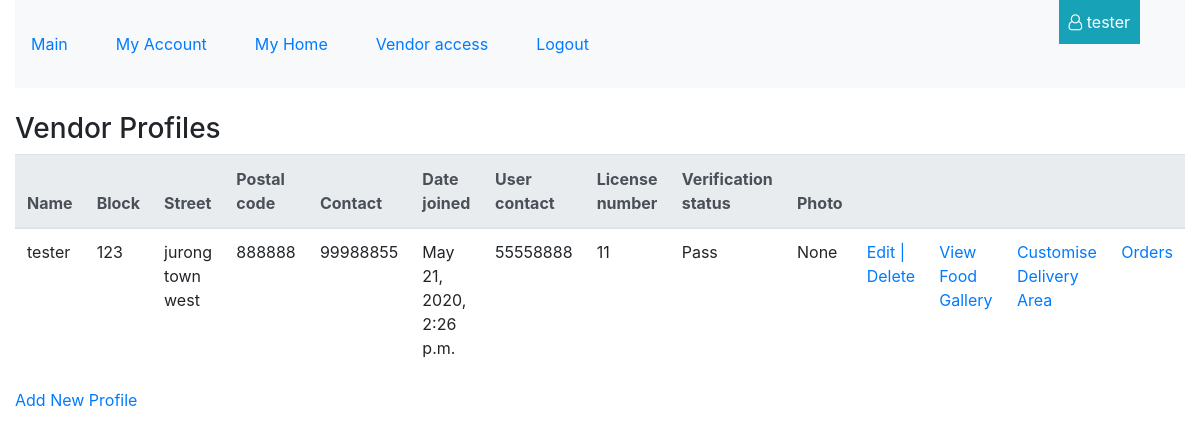
The app's page /vendor/profiles (signed in), older data.
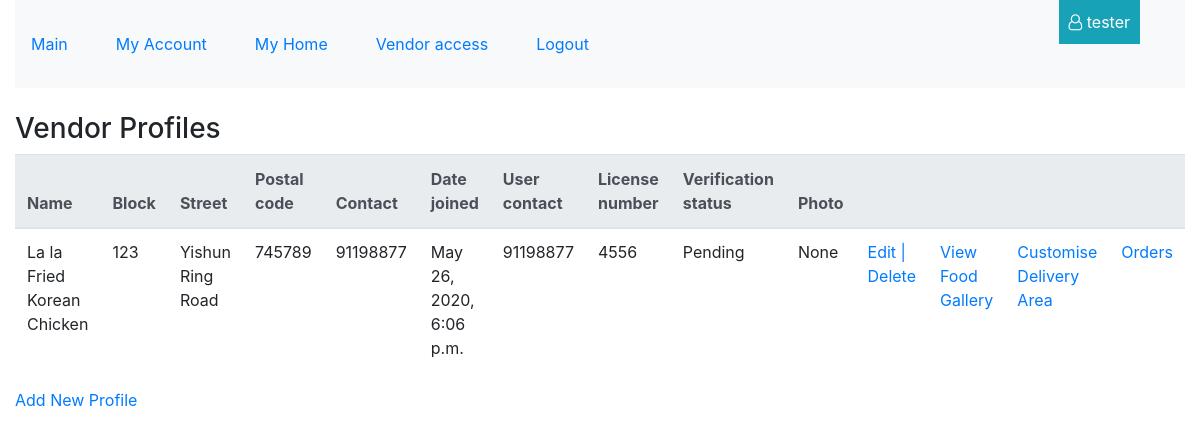
The same page, newer data.
### vendor/models.py (models this page shows, shortened)
class Vendor(models.Model):
    category = models.ManyToManyField(Category)
    postal_code = models.PositiveIntegerField( null=False, blank=False)
    name = models.CharField( max_length=100, null=False, blank=False)
    block = models.PositiveSmallIntegerField( null=False, blank=False)
    street = models.CharField(max_length=254, null=False, blank=False)
    contact = models.PositiveIntegerField(validators=[MinValueValidator(10000000), MaxValueValidator(99999999)], null=False, blank=False)
    date_joined = models.DateTimeField(auto_now_add=True)
    user = models.ForeignKey(User, null=True, on_delete=models.SET_NULL)
    user_contact = models.PositiveIntegerField(validators=[MinValueValidator(10000000), MaxValueValidator(99999999)], null=False, blank=False)
    license_number = models.CharField(max_length=10, null=False, blank=False)
    license_check = models.BooleanField(default=False)
    photo_url=models.URLField(max_length=1024, null=True, blank=True)
    vendordeliverytown = models.ManyToManyField(VendorDeliveryTown)
    vendordeliverypostal = models.ManyToManyField(VendorDeliveryPostal)

### vendor/views.py (the view)
# urls.py: path('profiles', vendor.views.view_vendor_profiles, name='view_vendor_profiles_route'),
@login_required
def view_vendor_profiles(request):
    vendor_profiles = Vendor.objects.filter(user=request.user)
    username = request.user.username
    return render(request, "vendor/vendor_profiles.html", {
            "vendor_profiles": vendor_profiles,
            "username": username
    })

### vendor/templates/vendor/vendor_profiles.html (shortened to what this page needs)
{% extends 'base_template.html' %}
{%block content%}
<br>
<h3> Vendor Profiles </h3>
    <table class="table table-hover table-responsive-lg">
        <tr>
            <thead class="thead-light">
                <th>Name</th>
                <th>Block</th>
                <th>Street</th>
                <th>Postal code</th>
                <th>Contact </th>
                <th>Date joined </th>
                <th>User contact </th>
                <th>License number </th>
                <th>Verification status </th>
                <th> Photo </th>
                <th> &nbsp; </th>
                <th> &nbsp; </th>
                <th> &nbsp; </th>
                <th> &nbsp; </th>
            </thead>
        </tr>
        {%for j in vendor_profiles %}
            <tr>
                <td> {{j.name}} </td>
                <td> {{j.block}} </td>
                <td> {{j.street}} </td>
                <td> {{j.postal_code}} </td>
                <td> {{j.contact}} </td>
                <td> {{j.date_joined}} </td>
                <td> {{j.user_contact}} </td>
                <td> {{j.license_number}} </td>
                <td> {% if j.license_check %} Pass {%else%} Pending {%endif%} </td>
                <td> {{j.photo_url}} </td>
                <td> <a href="{% url 'edit_vendor_profile_route' vendor_profile_id=j.id %}"> Edit | </a>
                    <a href="{% url 'delete_vendor_profile_route' vendor_profile_id=j.id %}">Delete</a>
                </td>
                <td> <a href="{% url 'view_vendor_food_gallery_route' vendor_profile_id=j.id %}"> View Food Gallery </a> </td>
                <td> <a href="{% url 'create_delivery_area_route' vendor_profile_id=j.id %}"> Customise Delivery Area </a> </td>
                <td> <a href="{% url 'view_vendor_orders_route' vendor_profile_id=j.id%}"> Orders </td>
            </tr>
        {%endfor%}
    </table>
    <a href="{% url 'create_vendor_route' %}"> Add New Profile </a>
{%endblock%}

### templates/base_template.html (shortened to what this page needs)
{% load static %}
<!doctype html>
<html lang="en">
  <head>
    <link rel="stylesheet" href="https://stackpath.bootstrapcdn.com/font-awesome/4.7.0/css/font-awesome.min.css">
    <link rel="stylesheet" href="https://stackpath.bootstrapcdn.com/bootstrap/4.5.0/css/bootstrap.min.css">
    <link rel="stylesheet" href="{% static 'style.css' %}">
  </head>
  <body>
    <header class="container-fluid">
        <nav class="navbar navbar-expand-lg navbar-light bg-light py-3">
            <div class="collapse navbar-collapse" id="navbarSupportedContent">
                <ul class="navbar-nav">
            {%if request.user.is_authenticated %}
                <li class="nav-item mr-5 my-3 "> <a href="{% url 'view_home_route' %}" >Main</a> </li>
                <li class="nav-item mr-5 my-3 "> <a href="{% url 'view_account_route' %}" >My Account</a> </li>
                <li class="nav-item mr-5 my-3 "> <a href="{% url 'index_route' %}"> My Home</a> </li>
                <li class="nav-item mr-5 my-3"> <a href="{% url 'view_vendor_profiles_route' %}"> Vendor access</a> </li>
                <li class="nav-item mr-5 my-3"> <a href="{% url 'account_logout' %}" > Logout</a> </li>
            {%else%}
                <li class="nav-item mr-5 my-3"> <a href="{% url 'account_signup' %}">Register</a> </li>
                <li class="nav-item mr-5 my-3"> <a href="{% url 'account_login' %}" >Login</a> </li>
            {%endif%}
                </ul>
            </div>
        </nav>
        {%if request.user.is_authenticated %}
        <div id="show-username" class="bg-info"> <i class="fa fa-user-o" aria-hidden="true"></i> {{request.user.username}}  </div>
        {%endif%}
    </header>
    <div class="container-fluid">
    {%block content%} {%endblock%}
    </div>
  </body>
</html>

### static/style.css (style rules this page uses)
body { background-color:white; }
a { text-decoration:none !important; }
#show-username { min-width:80px; position:absolute; top:0; right:5%; padding: 10px; color: white; }

Row changes from the older to the newer data that the page shows:
removed Vendor: name "tester", block "123", street "jurong town west", postal_code "888888", contact "99988855", date_joined "May 21, 2020, 2:26 p.m.", user_contact "55558888", license_number "11", license_check "Pass", photo_url "None"
added Vendor: name "La la Fried Korean Chicken", block "123", street "Yishun Ring Road", postal_code "745789", contact "91198877", date_joined "May 26, 2020, 6:06 p.m.", user_contact "91198877", license_number "4556", license_check "Pending", photo_url "None"
